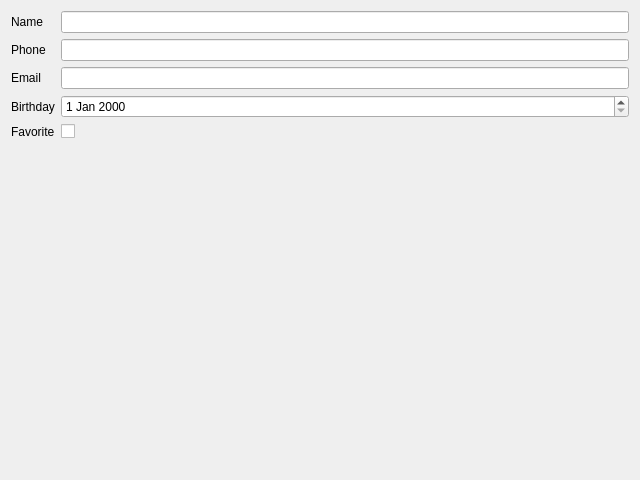
<?xml version="1.0" encoding="UTF-8"?>
<ui version="4.0">
 <class>ContactCard</class>
 <widget class="QDialog" name="ContactCard">
  <property name="geometry">
   <rect>
    <x>0</x>
    <y>0</y>
    <width>640</width>
    <height>480</height>
   </rect>
  </property>
  <property name="windowTitle">
   <string>Contact</string>
  </property>
  <layout class="QFormLayout" name="formLayout">
   <item row="0" column="0">
    <widget class="QLabel" name="label_nameEdit">
     <property name="text">
      <string>Name</string>
     </property>
     <property name="buddy">
      <cstring>nameEdit</cstring>
     </property>
    </widget>
   </item>
   <item row="0" column="1">
    <widget class="QLineEdit" name="nameEdit"/>
   </item>
   <item row="1" column="0">
    <widget class="QLabel" name="label_phoneEdit">
     <property name="text">
      <string>Phone</string>
     </property>
     <property name="buddy">
      <cstring>phoneEdit</cstring>
     </property>
    </widget>
   </item>
   <item row="1" column="1">
    <widget class="QLineEdit" name="phoneEdit"/>
   </item>
   <item row="2" column="0">
    <widget class="QLabel" name="label_emailEdit">
     <property name="text">
      <string>Email</string>
     </property>
     <property name="buddy">
      <cstring>emailEdit</cstring>
     </property>
    </widget>
   </item>
   <item row="2" column="1">
    <widget class="QLineEdit" name="emailEdit"/>
   </item>
   <item row="3" column="0">
    <widget class="QLabel" name="label_birthdayEdit">
     <property name="text">
      <string>Birthday</string>
     </property>
     <property name="buddy">
      <cstring>birthdayEdit</cstring>
     </property>
    </widget>
   </item>
   <item row="3" column="1">
    <widget class="QDateEdit" name="birthdayEdit"/>
   </item>
   <item row="4" column="0">
    <widget class="QLabel" name="label_favoriteCheck">
     <property name="text">
      <string>Favorite</string>
     </property>
     <property name="buddy">
      <cstring>favoriteCheck</cstring>
     </property>
    </widget>
   </item>
   <item row="4" column="1">
    <widget class="QCheckBox" name="favoriteCheck"/>
   </item>
  </layout>
 </widget>
 <tabstops>
  <tabstop>nameEdit</tabstop>
  <tabstop>phoneEdit</tabstop>
  <tabstop>emailEdit</tabstop>
  <tabstop>birthdayEdit</tabstop>
  <tabstop>favoriteCheck</tabstop>
 </tabstops>
 <resources/>
 <connections/>
</ui>
